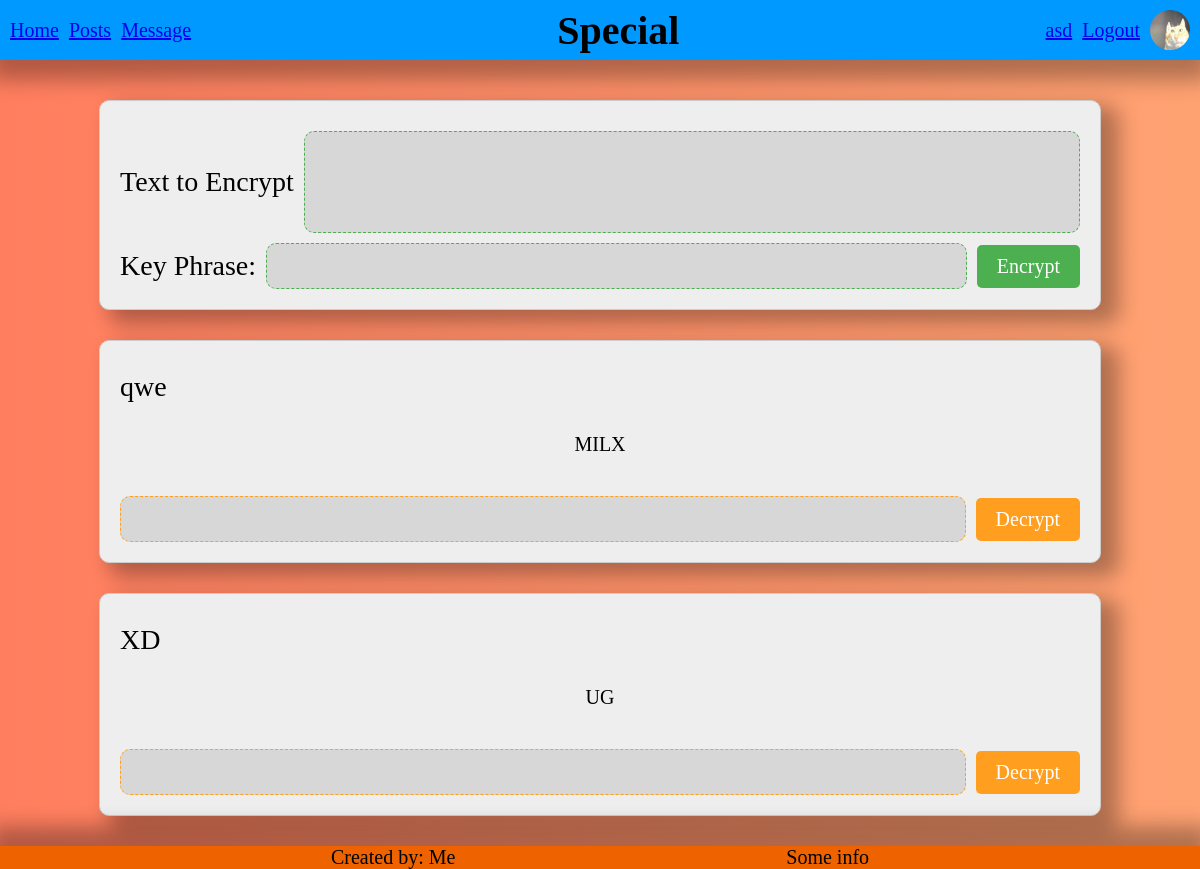
The app's page /template/message.php (signed in) with its own data.
### tables this page shows
CREATE TABLE `messages` (
  `id` int(11) NOT NULL,
  `user_id` int(11) NOT NULL,
  `encrypted_text` text NOT NULL,
  `created_at` timestamp NOT NULL DEFAULT current_timestamp()
);

CREATE TABLE `users` (
  `id` int(11) NOT NULL,
  `userName` varchar(255) NOT NULL,
  `paswd` varchar(255) NOT NULL
);

### includes/mysql_users.inc.php (called while the page is built, shortened)
<?php
    function get_messages($conn){
        $sql = "SELECT m.id, encrypted_text, userName FROM messages m INNER JOIN users u ON m.user_id = u.id ORDER BY created_at DESC;";
        $stmt = mysqli_stmt_init($conn);
        if(!mysqli_stmt_prepare($stmt, $sql)){
            header("location: ../template/posts.php?error=dataError");
            exit();
        }
        mysqli_stmt_execute($stmt);
        $resultData = mysqli_stmt_get_result($stmt);
        while ($row = mysqli_fetch_assoc($resultData)) {
            $rows[] = $row;
        }
        if(!empty($rows)){
            return $rows;
        }
        return false;
    }
?>

### template/message.php (the view, shortened to what this page needs)
<?php
    require_once '../includes/mysql_users.inc.php';
    $style_content = "
    <link rel='stylesheet' href='../static/base_style.css'>
    <link rel='stylesheet' href='../static/message_style.css'>
    ";
    if(isset($_SESSION['user_name'])){
        $content = "
        <div id='main_mess_box'>
            <div class='encrypt_box'>
                <form id='encryptForm'>
                    <div>
                        <label class='label_mess' for='message_text'>Text to Encrypt</label>
                        <textarea class='mess_input decrypt_text_input' id='message_text_input' name='message_text'></textarea>
                    </div>
                    <div>
                        <label class='label_mess' for='main_key'>Key Phrase:</label>
                        <input type='text' class='mess_input decrypt_text_input' id='main_key_input' name='main_key' maxlength='255'>
                        <button type='button' class='mess_button' id='new_mess_button' onclick='encryptMessage()'>Encrypt</button>
                    </div>
                </form>
            </div>
        ";
    }
    if($rows = get_messages($conn)){
        foreach ($rows as $row) {
            $content_text = htmlspecialchars($row['encrypted_text']);
            $encrypted_text = $row['encrypted_text'];
            $content .= "
                <div id='info_box' class='encrypt_box'>
                    <div class='mess_box_header'>
                        <p id='label_info_name' class='label_mess'>{$row['userName']}</p>
                    </div>
                    <div class='mess_box_footer'>
                        <p id='mess_content_{$row['id']}' class='mess_content'>$content_text</p>
                        <div>
                            <input type='text' class='mess_input encrypt_key_input' id='main_key_input_{$row['id']}' name='main_key' maxlength='255'>
                            <button type='button' class='mess_button' id='decrypt_mess_button' onclick='decryptMessage({$row['id']}, \"$encrypted_text\")'>Decrypt</button>
                            </div>
                    </div>
                </div>
            ";
        }
        $content .= "
        </div>";
    }
    else{
        $content .= "
        </div>
        <p>No posts found</p>
        ";
    }
    include("base.php");
?>

### static/base_style.css (style rules this page uses)
html, body { background-color: gray; display: flex; flex-direction: column; text-align: center; font-family: Cursive; font-size: clamp(10px, 3vmin, 20px); margin: 0; padding: 0; height: 100%; }
html,body { background: linear-gradient(to right, #ff7e5f, #feb47b, #ffbb00ee); background-size: 300% 300%; animation: animateBackground 20s ease infinite; }

### static/message_style.css (style rules this page uses)
#main_mess_box { display: flex; flex-direction: column; gap: 20px; padding: 30px; }
.encrypt_box { background-color: #eeeeee; border: 1px solid #ccc; display: flex; align-items: center; justify-content: center; flex-direction: column; width: clamp(200px, 80vw, 1500px); box-shadow: 0.7rem 0.5rem 1em 0.2rem rgba(0,0,0,0.3); border-radius: 10px; margin-top: 10px; padding: 20px; }
.encrypt_box form { width: 100%; }
.encrypt_box div { display: flex; align-items: center; margin-top: 10px; width: 100%; gap: 10px; }
.label_mess { font-size: 1.4em; font-family: Cursive; }
.mess_input { background-color: #d6d6d6ee; resize: none; font-family: Cursive; border-radius: 10px; font-size: 1rem; height: 7rem; margin: 0; flex: 1; }
#message_text_input { height: 6em; font-size: 0.8rem; }
.decrypt_text_input { border: #4CAF50 1px dashed; height: 3em; font-size: 0.7rem; text-align: left; align-self: center; }
.encrypt_key_input { border: #ff9e1f 1px dashed; height: 3em; font-size: 0.7rem; text-align: left; align-self: center; }
.mess_button { color: white; border: none; cursor: pointer; text-align: center; text-decoration: none; display: inline-block; font-family: Cursive; padding: 10px 20px; font-size: 1rem; border-radius: 5px; }
#new_mess_button { background-color: #4CAF50; }
#decrypt_mess_button { background-color: #ff9e1f; }
.mess_box_footer { display: flex; flex-direction: column; gap: 10px; }
#label_info_name { margin: 0; }

### records on screen
messages: user.userName "qwe", encrypted_text "MILX"
messages: user.userName "XD", encrypted_text "UG"

### other values on screen
$content_name "Special"
$_SESSION['user_name'] "asd"
